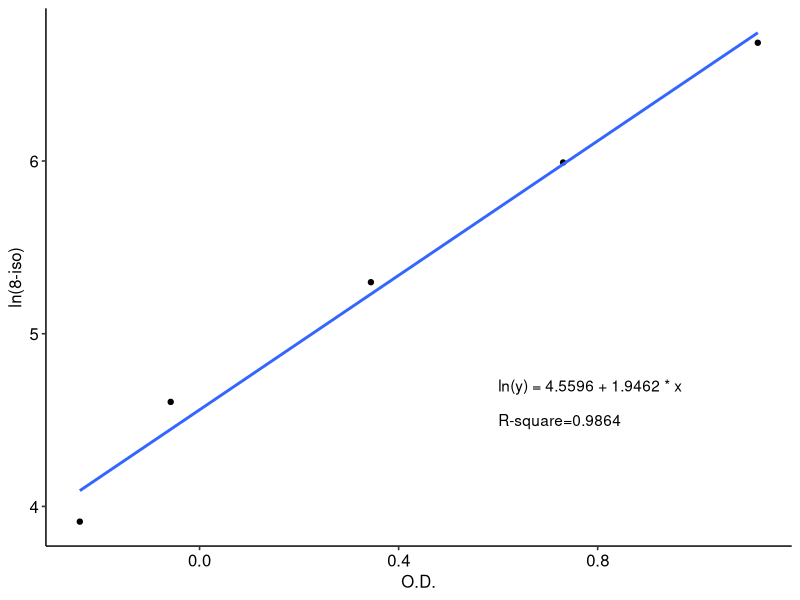
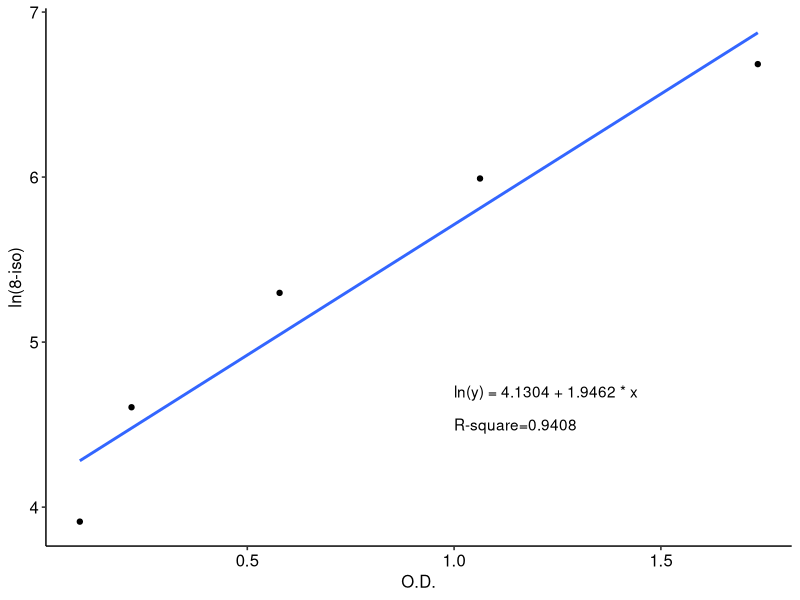

The R source for these figures, in order:
# 功能：拟合标准曲线，计算各样品8-iso浓度
# 输出：
# 1. 标准曲线图（包括回归方程及拟合优度），result文件夹下的std_curve_xxx.jpg
# 2. 各实验对象尿样的8-iso浓度表（包括三个小组全部样品），data文件夹下的biomarker.csv

library(tidyverse)

# PART0 原始数据
## 标准管浓度
c_std = c(800, 400, 200, 100, 50)

## 标准管吸光度
abs_std_group_B = c(1.787,1.1154,0.6308,0.2728,0.1478)
abs_std_group_AC = c(1.589, 1.1978, 0.8116, 0.4093, 0.2267)

## 空白管吸光度
abs_blank_group_B = 0.0527
abs_blank_group_AC = 0.4673

# PART1 拟合标准曲线
## 按照说明书，以吸光度O.D.值为X轴，标准品浓度的自然对数为Y轴，拟合标准曲线
x_B = abs_std_group_B - abs_blank_group_B
x_AC = abs_std_group_AC - abs_blank_group_AC
fit_B = lm(log(c_std)~x_B) %>% summary()
fit_AC = lm(log(c_std)~x_AC) %>% summary()

## 绘制标准曲线并保存，注意拟合方程及绘图的Y轴是对数值
### 如下绘制AC两组的标准曲线
plot_AC = ggplot() + 
  geom_point(aes(x=x_AC, y=log(c_std))) + 
  geom_smooth(aes(x=x_AC, y=log(c_std)), method="lm", se=F) + 
  geom_text(aes(hjust=0, x=0.6, y=4.5, label=paste0("R-square=", round(fit_AC$r.squared*10000)/10000))) + 
  geom_text(aes(hjust=0, x=0.6, y=4.7, label=paste0("ln(y) = ", round(fit_AC$coefficients[1]*10000)/10000, " + ", round(fit_AC$coefficients[2]*10000)/10000, " * x"
  ))) + 
  xlab("O.D.") + 
  ylab("ln(8-iso)") + 
  ggpubr::theme_pubr()

### 如下绘制B组的标准曲线
plot_B = ggplot() + 
  geom_point(aes(x=x_B, y=log(c_std))) + 
  geom_smooth(aes(x=x_B, y=log(c_std)), method="lm", se=F) + 
  geom_text(aes(hjust=0, x=1, y=4.5, label=paste0("R-square=", round(fit_B$r.squared*10000)/10000))) + 
  geom_text(aes(hjust=0, x=1, y=4.7, label=paste0("ln(y) = ", round(fit_B$coefficients[1]*10000)/10000, " + ", round(fit_AC$coefficients[2]*10000)/10000, " * x"
  ))) + 
  xlab("O.D.") + 
  ylab("ln(8-iso)") + 
  ggpubr::theme_pubr()

### 保存绘图结果
ggsave("result/std_curve_AC.jpg", plot=plot_AC)
ggsave("result/std_curve_B.jpg", plot=plot_B)

# PART3 根据标准曲线，计算样品浓度
## 分别读取AC组、B组样品样品吸光度原始数据
raw_AC = read_csv("data/raw_8isoPGF_group_AC.csv")
raw_B = read_csv("data/raw_8isoPGF_group_B.csv")

## 计算样品中8-iso浓度
raw_AC$PGF = exp(raw_AC$OD * fit_AC$coefficients[2] + fit_AC$coefficients[1])
raw_B$PGF = exp(raw_B$OD * fit_B$coefficients[2] + fit_B$coefficients[1])

## 合并两张数据表
df = bind_rows(raw_AC, raw_B)
df$OD = NULL

## 保存计算结果，所有人（包括ABC三组）的8-iso浓度都在biomarker.csv表里
write_csv(df, "data/biomaker.csv")